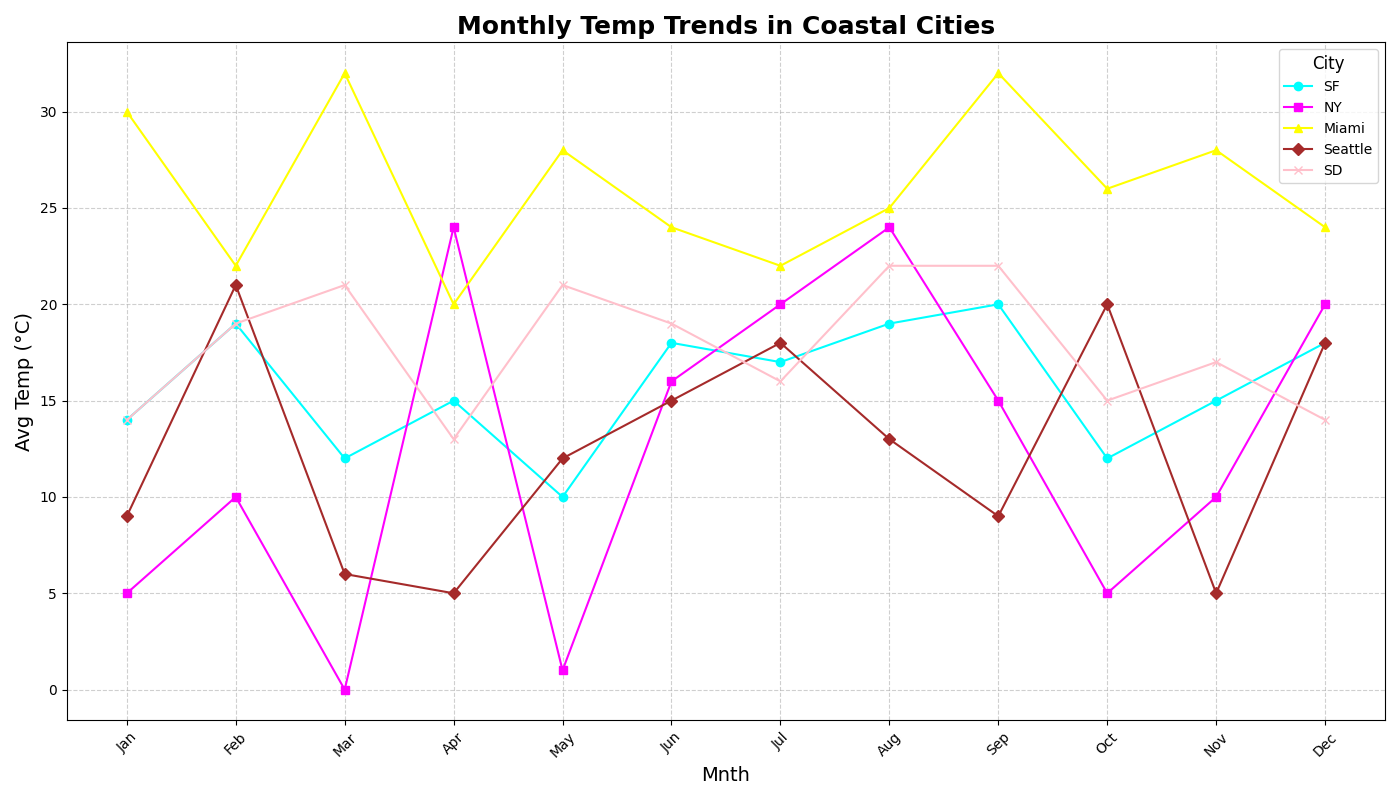

Generate this figure with Python:
import matplotlib.pyplot as plt
import numpy as np

months = np.array(['Jan', 'Feb', 'Mar', 'Apr', 'May', 'Jun', 'Jul', 'Aug', 'Sep', 'Oct', 'Nov', 'Dec'])

sf_temps = np.array([14, 19, 12, 15, 10, 18, 17, 19, 20, 12, 15, 18])
ny_temps = np.array([5, 10, 0, 24, 1, 16, 20, 24, 15, 5, 10, 20])
mia_temps = np.array([30, 22, 32, 20, 28, 24, 22, 25, 32, 26, 28, 24])
sea_temps = np.array([9, 21, 6, 5, 12, 15, 18, 13, 9, 20, 5, 18])
sd_temps = np.array([14, 19, 21, 13, 21, 19, 16, 22, 22, 15, 17, 14])

plt.figure(figsize=(14, 8))

plt.plot(months, sf_temps, marker='o', linestyle='-', label='SF', color='cyan')
plt.plot(months, ny_temps, marker='s', linestyle='-', label='NY', color='magenta')
plt.plot(months, mia_temps, marker='^', linestyle='-', label='Miami', color='yellow')
plt.plot(months, sea_temps, marker='D', linestyle='-', label='Seattle', color='brown')
plt.plot(months, sd_temps, marker='x', linestyle='-', label='SD', color='pink')

plt.title('Monthly Temp Trends in Coastal Cities', fontsize=18, fontweight='bold')
plt.xlabel('Mnth', fontsize=14)
plt.ylabel('Avg Temp (°C)', fontsize=14)

plt.grid(True, linestyle='--', alpha=0.6)
plt.legend(title='City', title_fontsize=12, fontsize=10, loc='upper right')
plt.xticks(rotation=45)
plt.tight_layout()

plt.show()
